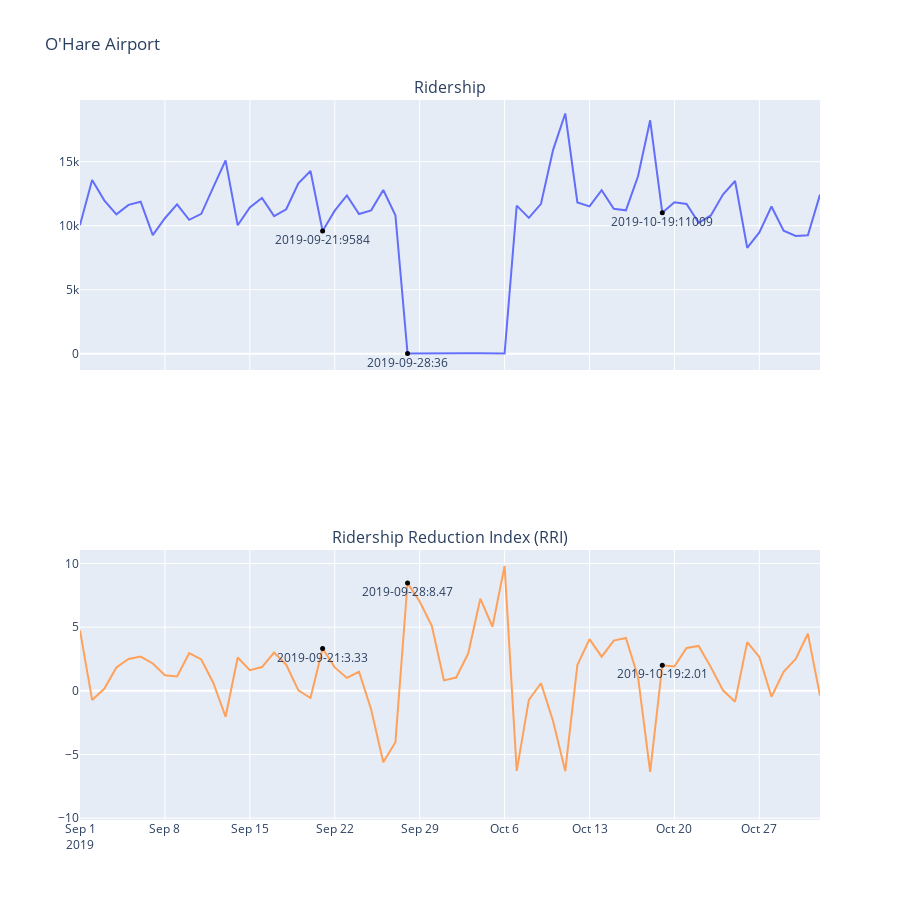

Notebook source saved alongside this figure:
### Code cell
station_id = 40890
page_through_ridership_data(station_id,'2018-03-05T00:00:00','2021-03-05T00:00:00')
ridership_before = globals()['station_id_'+str(station_id) + '_ridership'].loc[globals()['station_id_'+str(station_id) + '_ridership']['date'] == '2019-09-21']
ridership_during = globals()['station_id_'+str(station_id) + '_ridership'].loc[globals()['station_id_'+str(station_id) + '_ridership']['date'] == '2019-09-28']
ridership_after = globals()['station_id_'+str(station_id) + '_ridership'].loc[globals()['station_id_'+str(station_id) + '_ridership']['date'] == '2019-10-19']
fig = make_subplots(rows=2, cols=1,subplot_titles=["Ridership", "Ridership Reduction Index (RRI)"],shared_xaxes=True,)

fig.add_trace(go.Scatter(x=globals()['station_id_'+str(station_id) + '_ridership'].date, y=globals()['station_id_'+str(station_id) + '_ridership'].rides, mode='lines',),row=1, col=1,)
fig.add_trace(go.Scatter(x=ridership_before.date, y=ridership_before.rides, mode='markers+text',marker=dict(color='black',size=5),text='2019-09-21:' + str(ridership_before.iloc[0]['rides']),textposition="bottom center"),row=1, col=1,)
fig.add_trace(go.Scatter(x=ridership_during.date, y=ridership_during.rides, mode='markers+text',marker=dict(color='black',size=5),text='2019-09-28:' + str(ridership_during.iloc[0]['rides']),textposition="bottom center"),row=1, col=1,)
fig.add_trace(go.Scatter(x=ridership_after.date, y=ridership_after.rides, mode='markers+text',marker=dict(color='black',size=5),text='2019-10-19:' + str(ridership_after.iloc[0]['rides']),textposition="bottom center"),row=1, col=1,)


RRI_before =globals()['station_id_'+str(station_id) + '_df'].loc[globals()['station_id_'+str(station_id) + '_df']['date'] == '2019-09-21']
RRI_during = globals()['station_id_'+str(station_id) + '_df'].loc[globals()['station_id_'+str(station_id) + '_df']['date'] == '2019-09-28']
RRI_after = globals()['station_id_'+str(station_id) + '_df'].loc[globals()['station_id_'+str(station_id) + '_df']['date'] == '2019-10-19']
fig.add_trace(go.Scatter(x=globals()['station_id_'+str(station_id) + '_df'].date, y=globals()['station_id_'+str(station_id) + '_df'].RRI, mode='lines',),row=2, col=1,)
fig.add_trace(go.Scatter(x=RRI_before.date, y=RRI_before.RRI, mode='markers+text',marker=dict(color='black',size=5),text='2019-09-21:' + "{:.2f}".format(RRI_before.iloc[0]['RRI']),textposition="bottom center"),row=2, col=1,)
fig.add_trace(go.Scatter(x=RRI_during.date, y=RRI_during.RRI, mode='markers+text',marker=dict(color='black',size=5),text='2019-09-28:' + "{:.2f}".format(RRI_during.iloc[0]['RRI']),textposition="bottom center"),row=2, col=1,)
fig.add_trace(go.Scatter(x=RRI_after.date, y=RRI_after.RRI, mode='markers+text',marker=dict(color='black',size=5),text='2019-10-19:' + "{:.2f}".format(RRI_after.iloc[0]['RRI']),textposition="bottom center"),row=2, col=1,)

fig.update_layout(height=900, margin=dict(t=100),showlegend=False,title_text= str(globals()['station_id_'+str(station_id) + '_ridership'].iloc[0]['stationname']))
fig.update_xaxes(type="date", range=['2019-09-01', '2019-11-01'], row=2, col=1)
fig.show()

### Figure 1 — Plotly figure (JSON) as saved in the notebook; plotly's stock layout.template omitted (floating-point values rounded to 4 significant figures; data arrays with more than 128 entries replaced by an {"elided": "..."} marker saying what was removed)
{"data": [{"mode": "lines", "type": "scatter", "x": {"elided": "1097 str values"}, "xaxis": "x", "y": {"elided": "1097 int values"}, "yaxis": "y"}, {"marker": {"color": "black", "size": 5}, "mode": "markers+text", "text": "2019-09-21:9584", "textposition": "bottom center", "type": "scatter", "x": ["2019-09-21T00:00:00"], "xaxis": "x", "y": [9584], "yaxis": "y"}, {"marker": {"color": "black", "size": 5}, "mode": "markers+text", "text": "2019-09-28:36", "textposition": "bottom center", "type": "scatter", "x": ["2019-09-28T00:00:00"], "xaxis": "x", "y": [36], "yaxis": "y"}, {"marker": {"color": "black", "size": 5}, "mode": "markers+text", "text": "2019-10-19:11009", "textposition": "bottom center", "type": "scatter", "x": ["2019-10-19T00:00:00"], "xaxis": "x", "y": [11009], "yaxis": "y"}, {"mode": "lines", "type": "scatter", "x": {"elided": "1097 str values"}, "xaxis": "x2", "y": {"elided": "1097 float values"}, "yaxis": "y2"}, {"marker": {"color": "black", "size": 5}, "mode": "markers+text", "text": "2019-09-21:3.33", "textposition": "bottom center", "type": "scatter", "x": ["2019-09-21"], "xaxis": "x2", "y": [3.328], "yaxis": "y2"}, {"marker": {"color": "black", "size": 5}, "mode": "markers+text", "text": "2019-09-28:8.47", "textposition": "bottom center", "type": "scatter", "x": ["2019-09-28"], "xaxis": "x2", "y": [8.469], "yaxis": "y2"}, {"marker": {"color": "black", "size": 5}, "mode": "markers+text", "text": "2019-10-19:2.01", "textposition": "bottom center", "type": "scatter", "x": ["2019-10-19"], "xaxis": "x2", "y": [2.009], "yaxis": "y2"}], "layout": {"annotations": [{"font": {"size": 16}, "showarrow": false, "text": "Ridership", "x": 0.5, "xanchor": "center", "xref": "paper", "y": 1, "yanchor": "bottom", "yref": "paper"}, {"font": {"size": 16}, "showarrow": false, "text": "Ridership Reduction Index (RRI)", "x": 0.5, "xanchor": "center", "xref": "paper", "y": 0.375, "yanchor": "bottom", "yref": "paper"}], "height": 900, "margin": {"t": 100}, "showlegend": false, "title": {"text": "O'Hare Airport"}, "xaxis": {"anchor": "y", "domain": [0, 1], "matches": "x2", "showticklabels": false}, "xaxis2": {"anchor": "y2", "domain": [0, 1], "range": ["2019-09-01", "2019-11-01"], "type": "date"}, "yaxis": {"anchor": "x", "domain": [0.625, 1]}, "yaxis2": {"anchor": "x2", "domain": [0, 0.375]}}}
